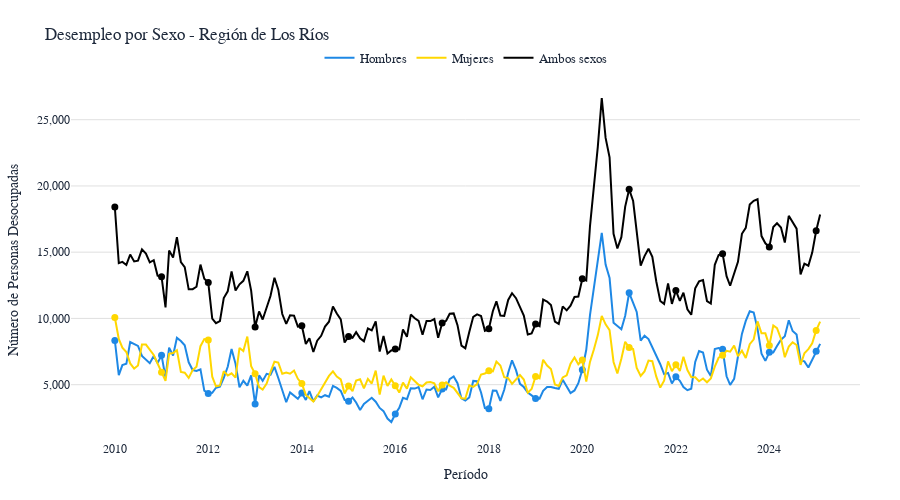

The cell this chart's notebook holds for it:
### Code cell
import plotly.graph_objects as go
import pandas as pd
df = pd.read_csv("../data/processed/poblacion_desocupada_combinado.csv")
df_sexo = df[df["dimension"] == "sexo"].copy()
df_sexo["periodo"] = pd.to_datetime(df_sexo["periodo"].astype(str).str[:10])
etiquetas_sexo = {"F": "Mujeres", "M": "Hombres", "_T": "Total"}
df_sexo["Sexo"] = df_sexo["categoria"].map(etiquetas_sexo)
df_sexo_filtrado = df_sexo[df_sexo["Sexo"].isin(["Hombres", "Mujeres"])]
# Paleta estilo The Economist: amarillo, azul, gris
economist_colors = ["#FFD700", "#1E88E5", "#757575"]
# Función de estilo The Economist con solo gridlines horizontales
def apply_economist_style(fig):
    fig.update_layout(
        font=dict(family='Georgia, serif', color='#1e293b'),
        title=dict(font=dict(size=18, family='Georgia, serif', color='#1e293b')),
        xaxis=dict(
            title=dict(font=dict(family='Georgia, serif')),
            tickfont=dict(family='Georgia, serif'),
            showgrid=False,
            zeroline=False
        ),
        yaxis=dict(
            title=dict(font=dict(family='Georgia, serif')),
            tickfont=dict(family='Georgia, serif'),
            showgrid=True,
            gridcolor='#e0e0e0',
            zeroline=False
        ),
        legend=dict(font=dict(family='Georgia, serif')),
        plot_bgcolor='white',
        paper_bgcolor='white',
        margin=dict(l=60, r=40, t=80, b=60)
    )
    return fig
# Series para cada grupo
data_hombres = df_sexo_filtrado[df_sexo_filtrado["Sexo"] == "Hombres"]
data_mujeres = df_sexo_filtrado[df_sexo_filtrado["Sexo"] == "Mujeres"]
data_ambos = df_sexo_filtrado.groupby("periodo")["valor"].sum().reset_index()
# Función para obtener los puntos de enero de cada año
def get_year_points(df):
    return df[df['periodo'].dt.month == 1]
# Crear figura con líneas y puntos levemente más grandes solo en enero de cada año
fig = go.Figure()
# Hombres
fig.add_trace(go.Scatter(
    x=data_hombres["periodo"],
    y=data_hombres["valor"],
    mode='lines',
    line=dict(color=economist_colors[1], width=2),
    name='Hombres',
    visible=True
))
year_points_hombres = get_year_points(data_hombres)
fig.add_trace(go.Scatter(
    x=year_points_hombres["periodo"],
    y=year_points_hombres["valor"],
    mode='markers',
    marker=dict(size=7, color=economist_colors[1]),
    name='Año Hombres',
    showlegend=False
))
# Mujeres
fig.add_trace(go.Scatter(
    x=data_mujeres["periodo"],
    y=data_mujeres["valor"],
    mode='lines',
    line=dict(color=economist_colors[0], width=2),
    name='Mujeres',
    visible=True
))
year_points_mujeres = get_year_points(data_mujeres)
fig.add_trace(go.Scatter(
    x=year_points_mujeres["periodo"],
    y=year_points_mujeres["valor"],
    mode='markers',
    marker=dict(size=7, color=economist_colors[0]),
    name='Año Mujeres',
    showlegend=False
))
# Ambos sexos
fig.add_trace(go.Scatter(
    x=data_ambos["periodo"],
    y=data_ambos["valor"],
    mode='lines',
    line=dict(color='black', width=2),
    name='Ambos sexos',
    visible=True
))
year_points_ambos = get_year_points(data_ambos)
fig.add_trace(go.Scatter(
    x=year_points_ambos["periodo"],
    y=year_points_ambos["valor"],
    mode='markers',
    marker=dict(size=7, color='black'),
    name='Año Ambos sexos',
    showlegend=False
))
fig = apply_economist_style(fig)
fig.update_layout(
    title="Desempleo por Sexo - Región de Los Ríos",
    xaxis_title="Período",
    yaxis_title="Número de Personas Desocupadas",
    height=500,
    legend=dict(orientation="h", yanchor="bottom", y=1.02, xanchor="center", x=0.5, font=dict(size=13), title=None)
)
fig.update_yaxes(tickformat=',')
fig.show()

### Figure 1 — Plotly figure (JSON) as saved in the notebook; plotly's stock layout.template omitted (floating-point values rounded to 4 significant figures; data arrays with more than 128 entries replaced by an {"elided": "..."} marker saying what was removed)
{"data": [{"line": {"color": "#1E88E5", "width": 2}, "mode": "lines", "name": "Hombres", "type": "scatter", "visible": true, "x": {"elided": "182 str values"}, "y": {"elided": "182 float values"}}, {"marker": {"color": "#1E88E5", "size": 7}, "mode": "markers", "name": "Año Hombres", "showlegend": false, "type": "scatter", "x": ["2010-01-01T00:00:00.000000000", "2011-01-01T00:00:00.000000000", "2012-01-01T00:00:00.000000000", "2013-01-01T00:00:00.000000000", "2014-01-01T00:00:00.000000000", "2015-01-01T00:00:00.000000000", "2016-01-01T00:00:00.000000000", "2017-01-01T00:00:00.000000000", "2018-01-01T00:00:00.000000000", "2019-01-01T00:00:00.000000000", "2020-01-01T00:00:00.000000000", "2021-01-01T00:00:00.000000000", "2022-01-01T00:00:00.000000000", "2023-01-01T00:00:00.000000000", "2024-01-01T00:00:00.000000000", "2025-01-01T00:00:00.000000000"], "y": [8337.0, 7213.0, 4343.0, 3533.0, 4366.0, 3748.0, 2783.0, 4674.0, 3179.0, 3960.0, 6127.0, 11940.0, 5596.0, 7671.0, 7450.0, 7525.0]}, {"line": {"color": "#FFD700", "width": 2}, "mode": "lines", "name": "Mujeres", "type": "scatter", "visible": true, "x": {"elided": "182 str values"}, "y": {"elided": "182 float values"}}, {"marker": {"color": "#FFD700", "size": 7}, "mode": "markers", "name": "Año Mujeres", "showlegend": false, "type": "scatter", "x": ["2010-01-01T00:00:00.000000000", "2011-01-01T00:00:00.000000000", "2012-01-01T00:00:00.000000000", "2013-01-01T00:00:00.000000000", "2014-01-01T00:00:00.000000000", "2015-01-01T00:00:00.000000000", "2016-01-01T00:00:00.000000000", "2017-01-01T00:00:00.000000000", "2018-01-01T00:00:00.000000000", "2019-01-01T00:00:00.000000000", "2020-01-01T00:00:00.000000000", "2021-01-01T00:00:00.000000000", "2022-01-01T00:00:00.000000000", "2023-01-01T00:00:00.000000000", "2024-01-01T00:00:00.000000000", "2025-01-01T00:00:00.000000000"], "y": [10070.0, 5938.0, 8363.0, 5817.0, 5081.0, 4897.0, 4914.0, 4974.0, 6045.0, 5616.0, 6865.0, 7807.0, 6507.0, 7214.0, 7949.0, 9096.0]}, {"line": {"color": "black", "width": 2}, "mode": "lines", "name": "Ambos sexos", "type": "scatter", "visible": true, "x": {"elided": "182 str values"}, "y": {"elided": "182 float values"}}, {"marker": {"color": "black", "size": 7}, "mode": "markers", "name": "Año Ambos sexos", "showlegend": false, "type": "scatter", "x": ["2010-01-01T00:00:00.000000000", "2011-01-01T00:00:00.000000000", "2012-01-01T00:00:00.000000000", "2013-01-01T00:00:00.000000000", "2014-01-01T00:00:00.000000000", "2015-01-01T00:00:00.000000000", "2016-01-01T00:00:00.000000000", "2017-01-01T00:00:00.000000000", "2018-01-01T00:00:00.000000000", "2019-01-01T00:00:00.000000000", "2020-01-01T00:00:00.000000000", "2021-01-01T00:00:00.000000000", "2022-01-01T00:00:00.000000000", "2023-01-01T00:00:00.000000000", "2024-01-01T00:00:00.000000000", "2025-01-01T00:00:00.000000000"], "y": [18410.0, 13150.0, 12710.0, 9350.0, 9446.0, 8645.0, 7697.0, 9648.0, 9224.0, 9575.0, 12990.0, 19740.0, 12100.0, 14890.0, 15400.0, 16620.0]}], "layout": {"font": {"color": "#1e293b", "family": "Georgia, serif"}, "height": 500, "legend": {"font": {"family": "Georgia, serif", "size": 13}, "orientation": "h", "title": {}, "x": 0.5, "xanchor": "center", "y": 1.02, "yanchor": "bottom"}, "margin": {"b": 60, "l": 60, "r": 40, "t": 80}, "paper_bgcolor": "white", "plot_bgcolor": "white", "title": {"text": "Desempleo por Sexo - Región de Los Ríos"}, "xaxis": {"showgrid": false, "tickfont": {"family": "Georgia, serif"}, "title": {"text": "Período"}, "zeroline": false}, "yaxis": {"gridcolor": "#e0e0e0", "showgrid": true, "tickfont": {"family": "Georgia, serif"}, "tickformat": ",", "title": {"text": "Número de Personas Desocupadas"}, "zeroline": false}}}
